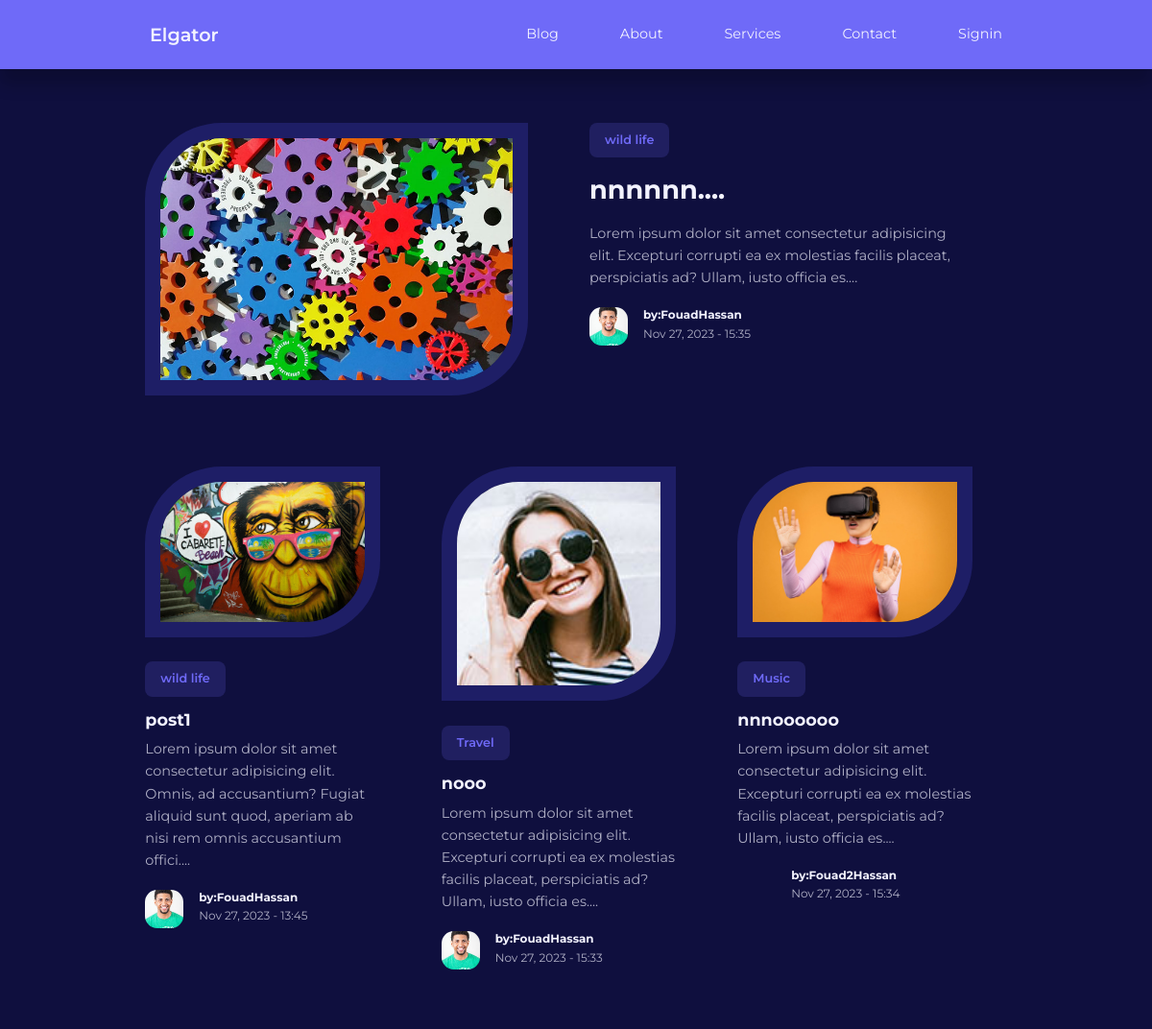
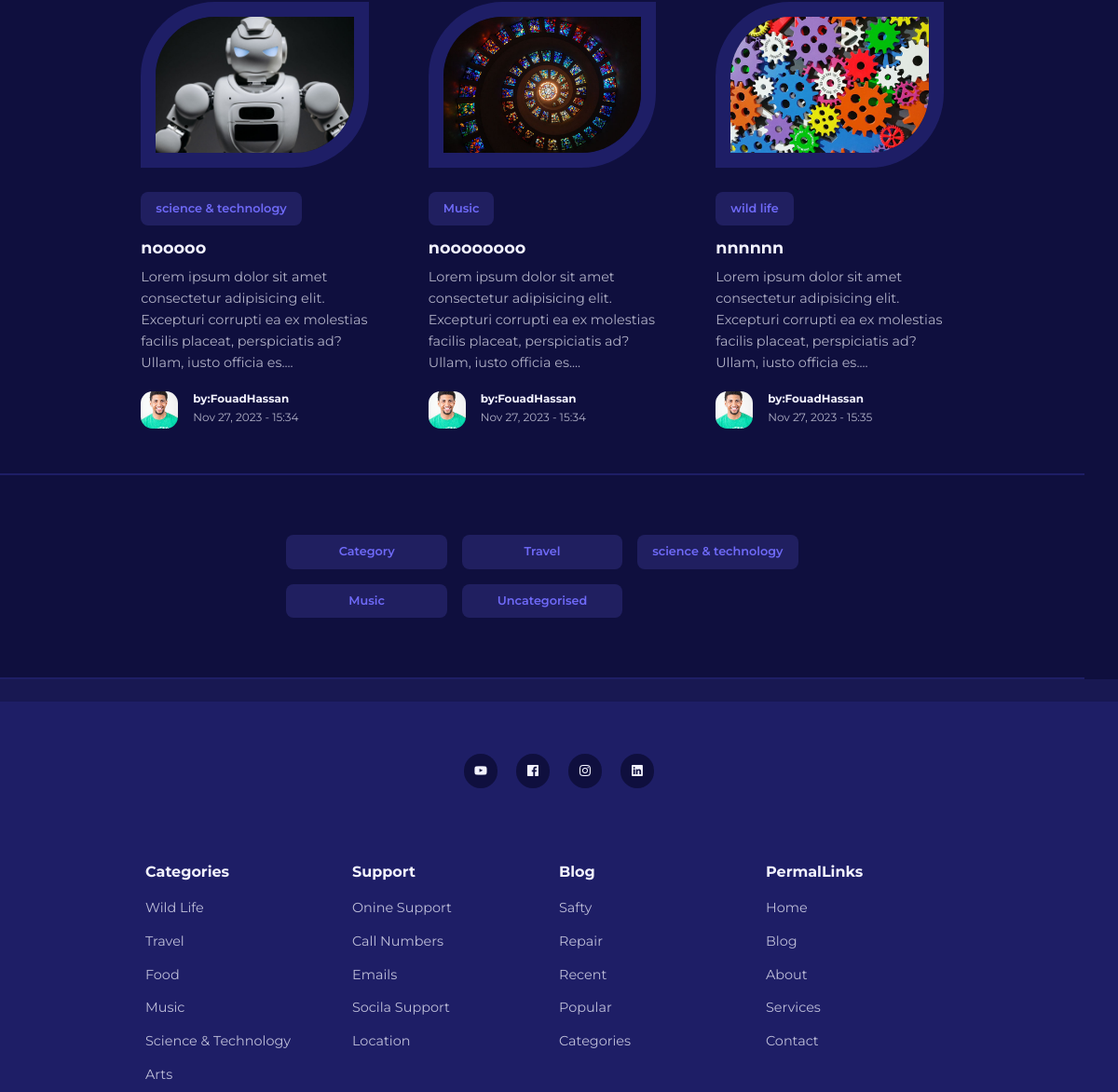
The page / on the database its author committed (2 pictures, top to bottom).
### tables this page shows
CREATE TABLE `posts` (
  `id` int(11) NOT NULL,
  `title` varchar(255) NOT NULL,
  `body` text DEFAULT NULL,
  `date_time` timestamp NOT NULL DEFAULT current_timestamp(),
  `thumbnails` varchar(255) DEFAULT NULL,
  `category_id` int(11) DEFAULT NULL,
  `author_id` int(11) DEFAULT NULL,
  `is_featured` tinyint(1) DEFAULT NULL
);

CREATE TABLE `categories` (
  `id` int(11) NOT NULL,
  `title` varchar(50) NOT NULL,
  `description` varchar(255) NOT NULL
);

CREATE TABLE `users` (
  `id` int(11) NOT NULL,
  `firstname` varchar(50) DEFAULT NULL,
  `lastname` varchar(50) DEFAULT NULL,
  `username` varchar(50) NOT NULL,
  `email` varchar(100) DEFAULT NULL,
  `password` varchar(255) DEFAULT NULL,
  `avatar` varchar(255) DEFAULT NULL,
  `is_admin` tinyint(4) DEFAULT NULL
);

### index.php (the view, shortened to what this page needs)
<?php
 include './partials/header.php'
 ?>
<?php
$fetch_query="SELECT * FROM `posts` WHERE is_featured=1";
$fetch_result=mysqli_query($connection,$fetch_query);
if(mysqli_num_rows($fetch_result)==1){
$featured_post=mysqli_fetch_assoc($fetch_result);
}else{
    $featured_post=array();
}
?>
<section class="featured">
    <div class="container featured__container">
        <div class="post__thumbnail">
            <img src="./images/<?=$featured_post['thumbnails']?>" alt="" />
        </div>
        <div class="post__info">
            <?php
            $id=$featured_post['category_id'];
            $fetch_category_name="SELECT `title` FROM `categories` WHERE id=$id";
            $fetch_result=mysqli_query($connection,$fetch_category_name);
            $name=mysqli_fetch_assoc($fetch_result);
            ?>
            <a href="category-posts.php?id=<?=$id?>" class="category__button"><?=$name['title']?></a>
            <h2 class="post__title">
                <a href="post.php?id=<?=$featured_post['id']?>">
                    <?=substr($featured_post['title'],0,150)?>....
                </a>
            </h2>
            <p class="post__body">
                <?=substr($featured_post['body'],0,150)?>....
            </p>
            <?php
            $user_id=$featured_post['author_id'];
            $get_autor_query="SELECT * FROM `users` WHERE id=$user_id";
            $get_autor_result=mysqli_query($connection,$get_autor_query);
            $user=mysqli_fetch_assoc($get_autor_result);
            ?>
            <div class="post__author">
                <div class="post__author-avatar">
                    <img src="./images/<?=$user['avatar']?>" alt="" />
                </div>
                <div class="post__author-info">
                    <h5>by:<?php
                    echo"{$user['firstname']}{$user['lastname']}";
                    ?></h5>
                    <small><?=date("M d, Y - H:i",strtotime($featured_post['date_time']))?></small>
                </div>
            </div>
        </div>
    </div>
</section>
<?php
$get_posts_query="SELECT * FROM `posts` LIMIT 9";
$get_posts_result=mysqli_query($connection,$get_posts_query);
?>
<section class="posts">
    <div class="container posts__container">
        <?php while($post=mysqli_fetch_assoc($get_posts_result)):?>
        <article class="post">
            <div class="post__thumbnail">
                <img src="./images/<?=$post['thumbnails']?>" alt="" />
            </div>
            <?php
            $id=$post['category_id'];
            $fetch_category_name="SELECT `title` FROM `categories` WHERE id=$id";
            $fetch_result=mysqli_query($connection,$fetch_category_name);
            $name=mysqli_fetch_assoc($fetch_result);
            ?>
            <div class="post__info">
                <a href="category-posts.php?id=<?=$id?>" class="category__button"><?=$name['title']?></a>
                <h3 class="post__title">
                    <a href="post.php?id=<?=$post['id']?>">
                        <?=$post['title']?>
                    </a>
                </h3>
                <p class="post__body">
                    <?=substr($post['body'],0,150)?>....
                </p>
                <?php
                        $user_id=$post['author_id'];
                        $get_autor_query="SELECT * FROM `users` WHERE id=$user_id";
                        $get_autor_result=mysqli_query($connection,$get_autor_query);
                        $user=mysqli_fetch_assoc($get_autor_result);
                    ?>
                <div class="post__author">
                    <div class="post__author-avatar">
                        <img src="./images/<?=$user['avatar']?>" alt="" />
                    </div>
                    <div class="post__author-info">
                        <h5>by:<?php
                        echo"{$user['firstname']}{$user['lastname']}";
                        ?></h5>
                        <small><?=date("M d, Y - H:i",strtotime($post['date_time']))?></small>
                    </div>
                </div>
            </div>
        </article>
        <?php endwhile;?>
    </div>
</section>
<?php
$fetch_categories="SELECT * FROM `categories`";
$fetch_result=mysqli_query($connection,$fetch_categories);
?>
<section class="category__buttons">
    <div class="container category__buttons-container">
        <a href="" class="category__button">Category</a>
        <?php while($categories=mysqli_fetch_assoc($fetch_result)):?>
        <a href="" class="category__button"><?=$categories['title']?></a>
        <?php endwhile;?>
    </div>
</section>
<?php
require "./partials/footer.php"
?>

### partials/header.php (shortened to what this page needs)
<!DOCTYPE html>
<html lang="en">
<head>
    <link rel="stylesheet" href="<?=ROOT_URL?>css/styles.css" />
    <link rel="stylesheet" href="https://unicons.iconscout.com/release/v4.0.0/css/line.css" />
</head>
<body>
    <nav>
        <div class="container nav-container">
            <a href="<?=ROOT_URL?>" class="nav-logo">Elgator</a>
            <ul class="nav-items">
                <li><a href="<?=ROOT_URL?>blog.php">Blog</a></li>
                <li><a href="<?=ROOT_URL?>about.php">About</a></li>
                <li><a href="<?=ROOT_URL?>services.php">Services</a></li>
                <li><a href="<?=ROOT_URL?>contact.php">Contact</a></li>
                <?php
                if(isset($_SESSION["user-id"])){
                ?>
                <li class="nav-profile">
                    <div class="avatar">
                        <img src="<?=ROOT_URL."images/".$avatar["avatar"]?>" alt="" />
                    </div>
                    <ul>
                        <li><a href="<?=ROOT_URL?>admin/index.php">Dashboard</a></li>
                        <li><a href="<?=ROOT_URL?>logout.php">LogOut</a></li>
                    </ul>
                </li>
                <?php
                }else{
                ?>
                <li><a href="<?=ROOT_URL?>signin.php">Signin</a></li>
                <?php
                }
                ?>
            </ul>
        </div>
    </nav>

### partials/footer.php (shortened to what this page needs)
<footer>
    <div class="footer__socials">
        <a href="https://www.youtube.com/"><i class="uil uil-youtube"></i></a>
        <a href="https://www.facebook.com/"><i class="uil uil-facebook"></i></a>
        <a href="https://www.instagram.com/"><i class="uil uil-instagram"></i></a>
        <a href="https://www.linkedin.com/"><i class="uil uil-linkedin"></i></a>
    </div>
    <div class="container footer__container">
        <article>
            <h4>Categories</h4>
            <ul>
                <li><a href="">Wild Life</a></li>
                <li><a href="">Travel</a></li>
                <li><a href="">Food</a></li>
                <li><a href="">Music</a></li>
                <li><a href="">Science & Technology</a></li>
                <li><a href="">Arts</a></li>
            </ul>
        </article>
        <article>
            <h4>Support</h4>
            <ul>
                <li><a href=""> Onine Support</a></li>
                <li><a href="">Call Numbers</a></li>
                <li><a href="">Emails</a></li>
                <li><a href="">Socila Support</a></li>
                <li><a href=""> Location</a></li>
            </ul>
        </article>
        <article>
            <h4>Blog</h4>
            <ul>
                <li><a href="">Safty</a></li>
                <li><a href="">Repair</a></li>
                <li><a href="">Recent</a></li>
                <li><a href="">Popular</a></li>
                <li><a href="">Categories</a></li>
            </ul>
        </article>
        <article>
            <h4>PermalLinks</h4>
            <ul>
                <li><a href="">Home</a></li>
                <li><a href="">Blog</a></li>
                <li><a href="">About</a></li>
                <li><a href="">Services</a></li>
                <li><a href="">Contact</a></li>
            </ul>
        </article>
    </div>
</footer>
</body>
</html>

### css/styles.css (style rules this page uses)
:root { --color-primary: #6f6af8; --color-primary-light: hsl(242, 91%, 69%, 18%); --color-primary-variant: #5854c7; --color-red: #da0f3f; --color-red-light: hsl(346, 87%, 46%, 15%); --color-green: #00c476; --color-green-light: hsl(156, 100%, 38%, 15%); --color-gray-900: #1e1e66; --color-gray-700: #2d2b7c; --color-gray-300: rgba(242, 242, 254, 0.3); --color-gray-200: rgba(242, 242, 254, 0.7); --color-white: #f2f2fe; --color-bg: #0f0f3e; --transition: all 300ms ease; --container-width-lg: 74%; --container-width-md: 88%; --form-width: 40%; --card-border-radius-1: 0.3rem; --card-border-radius-2: 0.5rem; --card-border-radius-3: 0.8rem; --card-border-radius-4: 2rem; --card-border-radius-5: 5rem; }
* { margin: 0; padding: 0; outline: none; appearance: none; list-style: none; text-decoration: none; box-sizing: border-box; }
body { font-family: "Montserrat", sans-serif; font-size: 0.9rem; line-height: 1.6; background-color: var(--color-bg); color: var(--color-gray-200); }
.container { width: var(--container-width-lg); max-width: 1800px; margin: 0 auto; }
section { margin-top: 3rem; width: 97vw; }
h1, h2, h3, h4, h5 { color: var(--color-white); line-height: 1.3; }
h2 { font-size: 1.7rem; margin: 1rem 0; }
h3 { font-size: 1.1rem; margin: 0.8rem 0 0.5rem; }
h4 { font-size: 1rem; }
a { transition: var(--transition); color: var(--color-white); }
img { display: block; object-fit: cover; width: 100%; }
nav { background-color: var(--color-primary); height: 4.5rem; width: 100vw; position: fixed; top: 0; z-index: 10; box-shadow: 0 1rem 1rem rgba(0, 0, 0, 0.2); }
.nav-container { height: 100%; display: flex; align-items: center; justify-content: space-between; }
.nav-logo { font-weight: 600; font-size: 1.2rem; }
.nav-items { display: flex; gap: 4rem; align-items: center; }
.category__button { display: inline-block; background-color: var(--color-primary-light); color: var(--color-primary); border-radius: var(--card-border-radius-2); padding: 0.5rem 1rem; font-size: 0.8rem; font-weight: 600; text-align: center; }
.post__thumbnail { border-radius: var(--card-border-radius-5) 0; border: 1rem solid var(--color-gray-900); height: fit-content; overflow: hidden; margin-bottom: 1.6rem; }
.post__thumbnail img { width: 100%; }
.post__author { display: flex; gap: 1rem; margin-top: 1.2rem; }
.post__author-avatar { width: 2.5rem; aspect-ratio: 1/1; border-radius: var(--card-border-radius-3); overflow: hidden; }
.featured { margin-top: 8rem; }
.featured__container { display: grid; grid-template-columns: 1fr 1fr; gap: 4rem; }
.featured .post__thumbnail { height: fit-content; }
.posts__container { display: grid; grid-template-columns: repeat(3, 1fr); gap: 4rem; }
.category__buttons { padding: 4rem 0; border-top: 2px solid var(--color-gray-900); border-bottom: 2px solid var(--color-gray-900); }
.category__buttons-container { width: fit-content; display: grid; grid-template-columns: repeat(3, 1fr); gap: 1rem; }
footer { background-color: var(--color-gray-900); padding: 5rem 0 0; box-shadow: inset 0 1.5rem rgba(0, 0, 0, 0.2); }
.footer__socials { margin: 0 auto; width: fit-content; margin-bottom: 5rem; display: flex; align-items: center; justify-content: space-between; gap: 1.2rem; }
.footer__socials a { background-color: var(--color-bg); border-radius: 50%; width: 2.3rem; aspect-ratio: 1/1; display: flex; align-items: center; justify-content: center; }
.footer__container { display: grid; grid-template-columns: repeat(4, 1fr); }
footer h4 { color: var(--color-white); margin-bottom: 0.6rem; }
footer ul li { padding: 0.4rem 0; }
footer ul li a { opacity: 0.75; }

### rows shown on the page
posts: thumbnails (picture), title "nnnnnn", body "Lorem ipsum dolor sit amet consectetur adipisicing elit. Excepturi corrupti ea ex molestias facilis placeat, perspiciatis ad? Ullam, iusto officia es", date_time "Nov 27, 2023 - 15:35", category.title "wild life", author.avatar (picture), author.firstname "Fouad", author.lastname "Hassan"
categories: title "wild life"
users: avatar (picture), firstname "Fouad", lastname "Hassan"
posts: thumbnails (picture), category.title "wild life", title "post1", body "Lorem ipsum dolor sit amet consectetur adipisicing elit. Omnis, ad accusantium? Fugiat aliquid sunt quod, aperiam ab nisi rem omnis accusantium offici", author.avatar (picture), author.firstname "Fouad", author.lastname "Hassan", date_time "Nov 27, 2023 - 13:45"
posts: thumbnails (picture), category.title "Travel", title "nooo", body "Lorem ipsum dolor sit amet consectetur adipisicing elit. Excepturi corrupti ea ex molestias facilis placeat, perspiciatis ad? Ullam, iusto officia es", author.avatar (picture), author.firstname "Fouad", author.lastname "Hassan", date_time "Nov 27, 2023 - 15:33"
posts: thumbnails (picture), category.title "Music", title "nnnoooooo", body "Lorem ipsum dolor sit amet consectetur adipisicing elit. Excepturi corrupti ea ex molestias facilis placeat, perspiciatis ad? Ullam, iusto officia es", author.firstname "Fouad2", author.lastname "Hassan", date_time "Nov 27, 2023 - 15:34"
posts: thumbnails (picture), category.title "science & technology", title "nooooo", body "Lorem ipsum dolor sit amet consectetur adipisicing elit. Excepturi corrupti ea ex molestias facilis placeat, perspiciatis ad? Ullam, iusto officia es", author.avatar (picture), author.firstname "Fouad", author.lastname "Hassan", date_time "Nov 27, 2023 - 15:34"
posts: thumbnails (picture), category.title "Music", title "noooooooo", body "Lorem ipsum dolor sit amet consectetur adipisicing elit. Excepturi corrupti ea ex molestias facilis placeat, perspiciatis ad? Ullam, iusto officia es", author.avatar (picture), author.firstname "Fouad", author.lastname "Hassan", date_time "Nov 27, 2023 - 15:34"
categories: title "Travel"
categories: title "science & technology"
categories: title "Music"
categories: title "Uncategorised"
